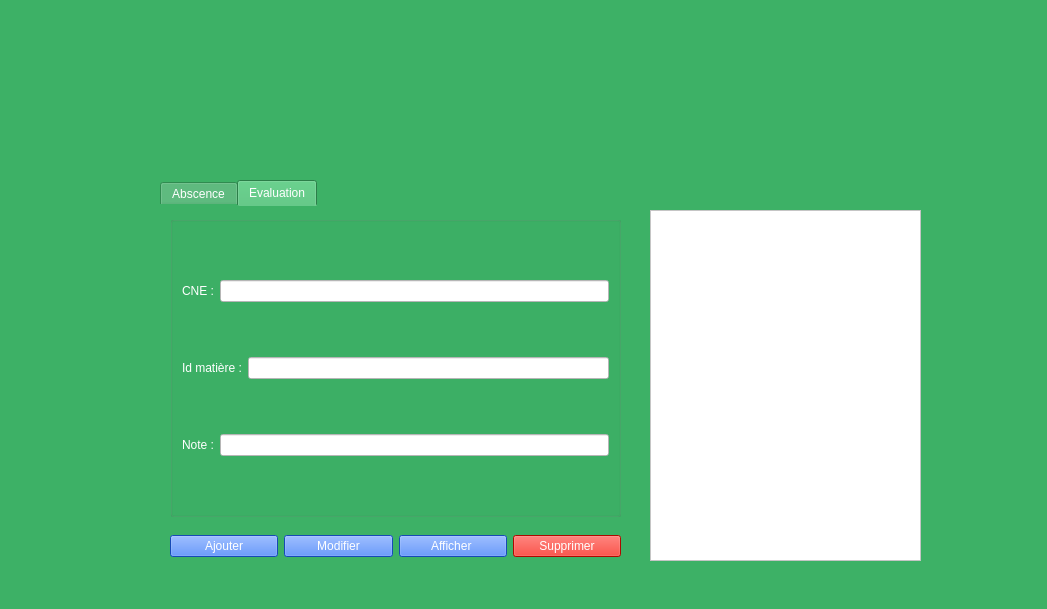
<?xml version="1.0" encoding="UTF-8"?>
<ui version="4.0">
 <class>Note_Abs</class>
 <widget class="QDialog" name="Note_Abs">
  <property name="geometry">
   <rect>
    <x>0</x>
    <y>0</y>
    <width>1047</width>
    <height>609</height>
   </rect>
  </property>
  <property name="windowTitle">
   <string>Dialog</string>
  </property>
  <property name="styleSheet">
   <string notr="true">background-color: rgb(61, 177, 102);</string>
  </property>
  <widget class="QTabWidget" name="tabWidget">
   <property name="geometry">
    <rect>
     <x>160</x>
     <y>180</y>
     <width>481</width>
     <height>401</height>
    </rect>
   </property>
   <property name="styleSheet">
    <string notr="true">border-color: rgb(255, 255, 255);
color: rgb(255, 255, 255);</string>
   </property>
   <property name="currentIndex">
    <number>1</number>
   </property>
   <widget class="QWidget" name="tab">
    <attribute name="title">
     <string>Abscence</string>
    </attribute>
    <widget class="QGroupBox" name="groupBox_3">
     <property name="geometry">
      <rect>
       <x>10</x>
       <y>10</y>
       <width>451</width>
       <height>301</height>
      </rect>
     </property>
     <property name="styleSheet">
      <string notr="true">background-color: rgb(255, 255, 255,0%);
color: rgb(255, 255, 255);</string>
     </property>
     <property name="title">
      <string/>
     </property>
     <layout class="QVBoxLayout" name="verticalLayout_3">
      <item>
       <layout class="QHBoxLayout" name="horizontalLayout_12">
        <item>
         <widget class="QLabel" name="label_9">
          <property name="text">
           <string>CNE :</string>
          </property>
         </widget>
        </item>
        <item>
         <widget class="QLineEdit" name="texte_CNE_Abs">
          <property name="styleSheet">
           <string notr="true">background-color: rgb(255, 255, 255);
color: rgb(0, 0, 0);</string>
          </property>
          <property name="inputMask">
           <string/>
          </property>
          <property name="text">
           <string/>
          </property>
         </widget>
        </item>
       </layout>
      </item>
      <item>
       <layout class="QHBoxLayout" name="horizontalLayout_13">
        <item>
         <widget class="QLabel" name="label_10">
          <property name="text">
           <string>Id matière :</string>
          </property>
         </widget>
        </item>
        <item>
         <widget class="QLineEdit" name="texte_Id_Abs">
          <property name="styleSheet">
           <string notr="true">background-color: rgb(255, 255, 255);
color: rgb(0, 0, 0);</string>
          </property>
         </widget>
        </item>
       </layout>
      </item>
      <item>
       <layout class="QHBoxLayout" name="horizontalLayout_14">
        <item>
         <widget class="QLabel" name="label_11">
          <property name="text">
           <string>Nombres d'heures :</string>
          </property>
         </widget>
        </item>
        <item>
         <widget class="QLineEdit" name="texte_Nbr_Abs">
          <property name="styleSheet">
           <string notr="true">background-color: rgb(255, 255, 255);
color: rgb(0, 0, 0);</string>
          </property>
         </widget>
        </item>
       </layout>
      </item>
     </layout>
    </widget>
    <widget class="QWidget" name="horizontalLayoutWidget_3">
     <property name="geometry">
      <rect>
       <x>10</x>
       <y>320</y>
       <width>451</width>
       <height>41</height>
      </rect>
     </property>
     <layout class="QHBoxLayout" name="horizontalLayout_11">
      <item>
       <widget class="QPushButton" name="pushButton_ajouter_3">
        <property name="styleSheet">
         <string notr="true">color: rgb(255, 255, 255);
background-color: rgb(31, 104, 255);</string>
        </property>
        <property name="text">
         <string>Ajouter</string>
        </property>
       </widget>
      </item>
      <item>
       <widget class="QPushButton" name="pushButton_modifier_3">
        <property name="styleSheet">
         <string notr="true">background-color: rgb(31, 104, 255);
color: rgb(255, 255, 255);</string>
        </property>
        <property name="text">
         <string>Modifier</string>
        </property>
       </widget>
      </item>
      <item>
       <widget class="QPushButton" name="pushButton_afficher_3">
        <property name="styleSheet">
         <string notr="true">background-color: rgb(31, 104, 255);
color: rgb(255, 255, 255);</string>
        </property>
        <property name="text">
         <string>Afficher </string>
        </property>
       </widget>
      </item>
      <item>
       <widget class="QPushButton" name="pushButton_supprimer_3">
        <property name="styleSheet">
         <string notr="true">background-color: rgb(242, 14, 0);
color: rgb(255, 255, 255);</string>
        </property>
        <property name="text">
         <string>Supprimer</string>
        </property>
       </widget>
      </item>
     </layout>
    </widget>
   </widget>
   <widget class="QWidget" name="tab_2">
    <attribute name="title">
     <string>Evaluation</string>
    </attribute>
    <widget class="QGroupBox" name="groupBox_4">
     <property name="geometry">
      <rect>
       <x>10</x>
       <y>10</y>
       <width>451</width>
       <height>301</height>
      </rect>
     </property>
     <property name="styleSheet">
      <string notr="true">color: rgb(255, 255, 255);
background-color: rgb(255, 255, 255,0%);</string>
     </property>
     <property name="title">
      <string/>
     </property>
     <layout class="QVBoxLayout" name="verticalLayout_4">
      <item>
       <layout class="QHBoxLayout" name="horizontalLayout_16">
        <item>
         <widget class="QLabel" name="label_13">
          <property name="text">
           <string>CNE :</string>
          </property>
         </widget>
        </item>
        <item>
         <widget class="QLineEdit" name="texte_CNE_Note">
          <property name="styleSheet">
           <string notr="true">background-color: rgb(255, 255, 255);
color: rgb(0, 0, 0);</string>
          </property>
          <property name="inputMask">
           <string/>
          </property>
          <property name="text">
           <string/>
          </property>
         </widget>
        </item>
       </layout>
      </item>
      <item>
       <layout class="QHBoxLayout" name="horizontalLayout_17">
        <item>
         <widget class="QLabel" name="label_14">
          <property name="text">
           <string>Id matière :</string>
          </property>
         </widget>
        </item>
        <item>
         <widget class="QLineEdit" name="texte_Id_Note">
          <property name="styleSheet">
           <string notr="true">background-color: rgb(255, 255, 255);
color: rgb(0, 0, 0);</string>
          </property>
         </widget>
        </item>
       </layout>
      </item>
      <item>
       <layout class="QHBoxLayout" name="horizontalLayout_18">
        <item>
         <widget class="QLabel" name="label_15">
          <property name="text">
           <string>Note :</string>
          </property>
         </widget>
        </item>
        <item>
         <widget class="QLineEdit" name="texte_Note">
          <property name="styleSheet">
           <string notr="true">background-color: rgb(255, 255, 255);
color: rgb(0, 0, 0);
</string>
          </property>
         </widget>
        </item>
       </layout>
      </item>
     </layout>
    </widget>
    <widget class="QWidget" name="horizontalLayoutWidget_4">
     <property name="geometry">
      <rect>
       <x>10</x>
       <y>320</y>
       <width>451</width>
       <height>41</height>
      </rect>
     </property>
     <layout class="QHBoxLayout" name="horizontalLayout_20">
      <item>
       <widget class="QPushButton" name="pushButton_ajouter_4">
        <property name="styleSheet">
         <string notr="true">background-color: rgb(31, 104, 255);
color: rgb(255, 255, 255);</string>
        </property>
        <property name="text">
         <string>Ajouter</string>
        </property>
       </widget>
      </item>
      <item>
       <widget class="QPushButton" name="pushButton_modifier_4">
        <property name="styleSheet">
         <string notr="true">
background-color: rgb(31, 104, 255);
color: rgb(255, 255, 255);</string>
        </property>
        <property name="text">
         <string>Modifier</string>
        </property>
       </widget>
      </item>
      <item>
       <widget class="QPushButton" name="pushButton_afficher_4">
        <property name="styleSheet">
         <string notr="true">color: rgb(255, 255, 255);
background-color: rgb(31, 104, 255);</string>
        </property>
        <property name="text">
         <string>Afficher </string>
        </property>
       </widget>
      </item>
      <item>
       <widget class="QPushButton" name="pushButton_supprimer_4">
        <property name="styleSheet">
         <string notr="true">color: rgb(255, 255, 255);
background-color: rgb(242, 14, 0);</string>
        </property>
        <property name="text">
         <string>Supprimer</string>
        </property>
       </widget>
      </item>
     </layout>
    </widget>
   </widget>
  </widget>
  <widget class="QTableView" name="tableView">
   <property name="geometry">
    <rect>
     <x>650</x>
     <y>210</y>
     <width>271</width>
     <height>351</height>
    </rect>
   </property>
   <property name="styleSheet">
    <string notr="true">background-color: rgb(255, 255, 255);
color: rgb(0, 0, 0);</string>
   </property>
  </widget>
  <widget class="QLabel" name="label_Picture5">
   <property name="geometry">
    <rect>
     <x>330</x>
     <y>10</y>
     <width>471</width>
     <height>121</height>
    </rect>
   </property>
   <property name="text">
    <string/>
   </property>
   <property name="pixmap">
    <pixmap>Picture/Note.png</pixmap>
   </property>
  </widget>
 </widget>
 <resources/>
 <connections/>
</ui>
